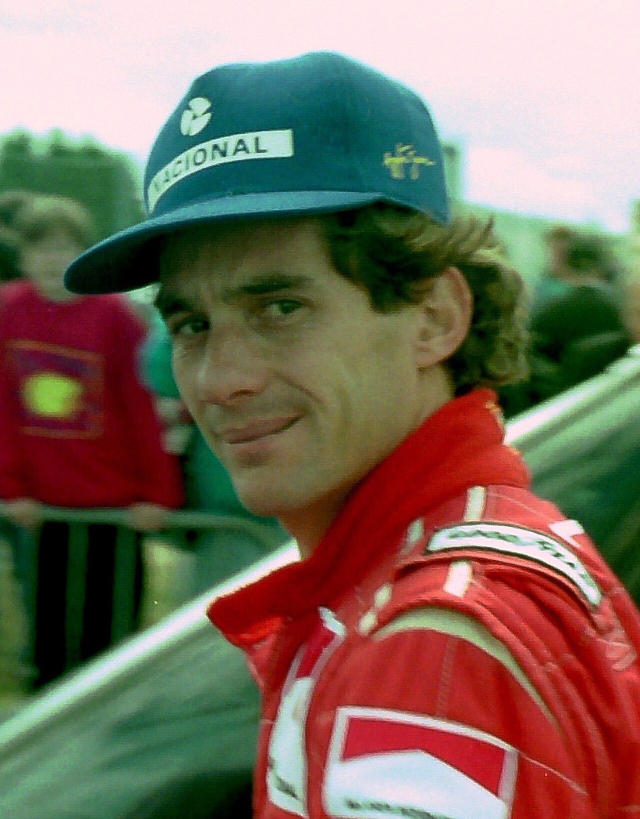
#> input picture mente-mulher-estoica/posts/fotos_terceiros/senna_1993_martin_lee.jpg, 1280 x 1638 px (shown at 1/2 size)
$ python foto_frases.py ../posts/fotos_terceiros/senna_1993_martin_lee.jpg ../posts/fotos_terceiros/senna_1993_martin_lee.jpg
#> lines starting #> are read from the running program, lines starting #| are printed output that depends on the picture
### mente-mulher-estoica/videos/estilo.py
"""Identidade visual dos vídeos da @mente.mulher.estoica.

Preto e branco editorial, dourado como acento, serifa elegante e muito respiro.
Tudo que define a aparência dos vídeos fica aqui, para os dois geradores
(reel de frases e legendas) falarem a mesma língua visual.
"""

import re
from pathlib import Path

import numpy as np
from PIL import Image, ImageDraw, ImageFont

PASTA = Path(__file__).resolve().parent
FONTES = PASTA / "fontes"

# Formato Reels / Stories
LARGURA, ALTURA, FPS = 1080, 1920, 30

# Paleta
PRETO = (11, 11, 11)
BRANCO = (242, 238, 230)  # off-white, menos agressivo que o branco puro
DOURADO = (196, 160, 98)
CINZA = (130, 126, 120)

ARROBA = "@mente.mulher.estoica"
ASSINATURA = "MENTE MULHER ESTOICA"

# Área segura do Reels: o topo e a base ficam cobertos pela interface do app
MARGEM_X = 110
TOPO_SEGURO = 260
BASE_SEGURA = ALTURA - 420


# [8 lines left out: function fonte, not called in this run]


def serifa(tamanho, peso=400):
    return fonte("CormorantGaramond.ttf", tamanho, peso)


def serifa_italica(tamanho, peso=500):
    return fonte("CormorantGaramond-Italic.ttf", tamanho, peso)


def playfair(tamanho, italica=False):
    """Playfair Display estática: acentos corretos (a Cormorant variável desloca o circunflexo)."""
    return ImageFont.truetype(str(FONTES / ('PlayfairDisplay-Italic.ttf' if italica else 'PlayfairDisplay.ttf')), tamanho)


def sem_serifa(tamanho, peso=500):
    return fonte("Montserrat.ttf", tamanho, peso)


# [58 lines left out: functions quebrar_linhas, texto_espacado, fundo, moldura, granulado, not called in this run]


class Camada:
    """Imagem RGBA recortada e pré-multiplicada, pronta para compor quadro a quadro."""

    # [86 lines left out: functions __init__, compor, _altura_bloco, tela_de_texto, tela_final, tela_final_linhas and 1 more, not called in this run]


def para_bytes(quadro):
    return np.clip(quadro, 0, 255).astype(np.uint8).tobytes()

### mente-mulher-estoica/videos/midia.py
"""Conversa com o ffmpeg: duração de arquivos, gravação de quadros e mixagem de áudio."""

import json
import subprocess
from pathlib import Path

from estilo import ALTURA, FPS, LARGURA


# [15 lines left out: functions duracao, tem_audio, not called in this run]


def gravador(caminho, estatico=True):
    """Abre o ffmpeg esperando quadros RGB crus pela entrada padrão.

    `estatico` ajusta o codificador para telas de texto paradas; use False em
    vídeo gravado, com movimento.
    """
    ajuste = ["-tune", "stillimage"] if estatico else []
    return subprocess.Popen(
        ["ffmpeg", "-y", "-loglevel", "error",
         "-f", "rawvideo", "-pix_fmt", "rgb24", "-s", f"{LARGURA}x{ALTURA}", "-r", str(FPS), "-i", "-",
         "-c:v", "libx264", "-preset", "medium", "-crf", "20", *ajuste,
         "-pix_fmt", "yuv420p",
         str(caminho)],
        stdin=subprocess.PIPE,
    )


# [51 lines left out: functions leitor, juntar_audio, not called in this run]

### mente-mulher-estoica/videos/foto_frases.py
"""Foto da Simone apontando para cima + frases que se revezam no topo, onde o dedo aponta.
Uso: python3 foto_frases.py foto.jpg saida.mp4   (a foto nunca entra no repositório)
"""
import sys, numpy as np
sys.path.insert(0, '/home/user/Digite-meu-primeiro-projeto/mente-mulher-estoica/videos')
import estilo, midia
from PIL import Image, ImageDraw, ImageOps
from pathlib import Path
W, H, FPS = 1080, 1920, 30
B, G, C = estilo.BRANCO, estilo.DOURADO, estilo.CINZA
VERM = (210, 90, 90)
foto, saida = Path(sys.argv[1]), Path(sys.argv[2])
def ap(t, t0, d=0.45): return estilo.suavizar((t - t0) / d) if t > t0 else 0.0
def jan(t, t0, t1): return ap(t, t0) * (1 - ap(t, t1 - 0.35, 0.35))
FR = [  # (linha 1, cor 1, linha 2, cor 2, entra, sai)
    ('Quando alguém te machuca,', B, 'o primeiro impacto não é escolha.', B, 0.5, 4.0),
    ('O susto. O nó na garganta.', B, 'A lágrima que vem antes de pensar.', B, 4.2, 7.8),
    ('Mas o que vem depois', B, 'depende de você.', G, 8.0, 11.4),
    ('Que história você vai contar', B, 'sobre o que aconteceu?', G, 11.6, 15.0),
    ('Se não assume esse controle,', B, 'entrega suas emoções ao outro.', VERM, 15.2, 18.8),
    ('Você não escolhe o primeiro impacto.', B, 'Escolhe o que faz com ele.', G, 19.0, 23.0),
]
T = 29.0
img = ImageOps.exif_transpose(Image.open(foto)).convert('RGB')
#> img is the input picture: PIL image 1280x1638 RGB; mean R, G, B 122.9, 108.4, 92.8
esc = max(W / img.width, H / img.height) * 1.04
#> esc = 1.22
img = img.resize((int(img.width * esc), int(img.height * esc)), Image.LANCZOS)
#> img: PIL image 1560x1996 RGB
x0 = (img.width - W) // 2; img = img.crop((x0, 0, x0 + W, H))
#> after `x0 = (img.width - W) // 2`: x0 = 240
#> after `img = img.crop((x0, 0, x0 + W, H))`:
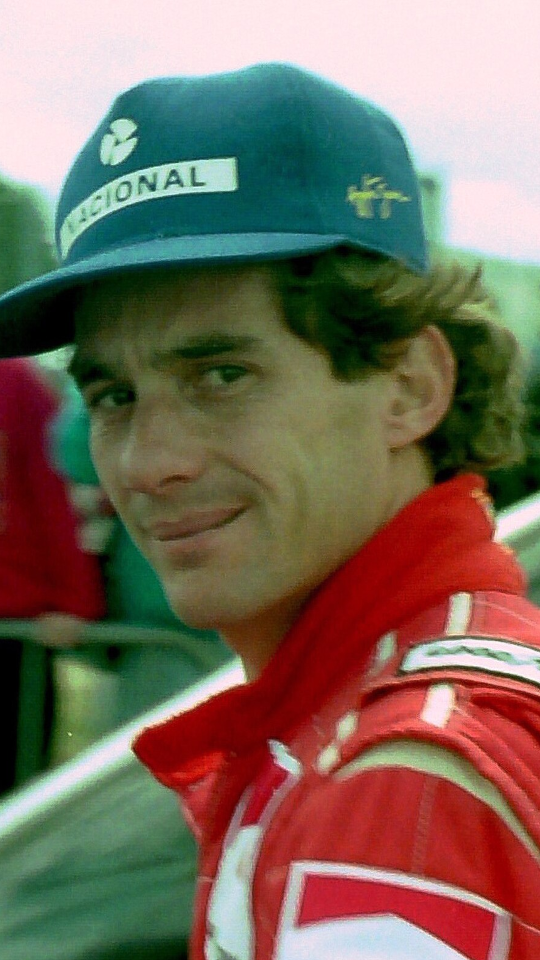
#> img: PIL image 1080x1920 RGB (shown at 1/2 size); mean R, G, B 121.1, 106.5, 91.4
cinza = np.asarray(img.convert('L'), np.float32)
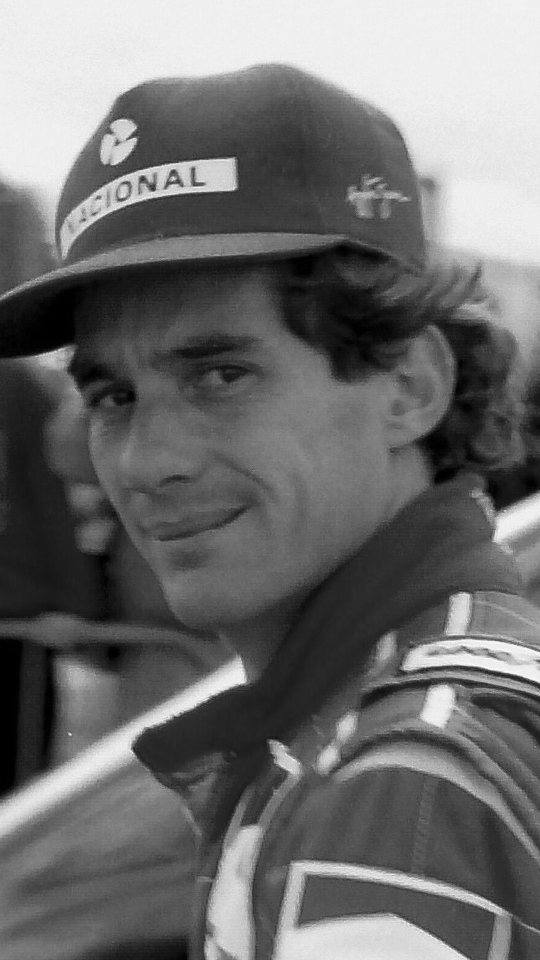
#> cinza: shape (1920, 1080) float32 (shown at 1/2 size); min 0, max 255, mean 109.2
cor = np.asarray(img, np.float32)
base = cinza[..., None] * 0.75 + cor * 0.25            # quase preto e branco, com um resto de calor
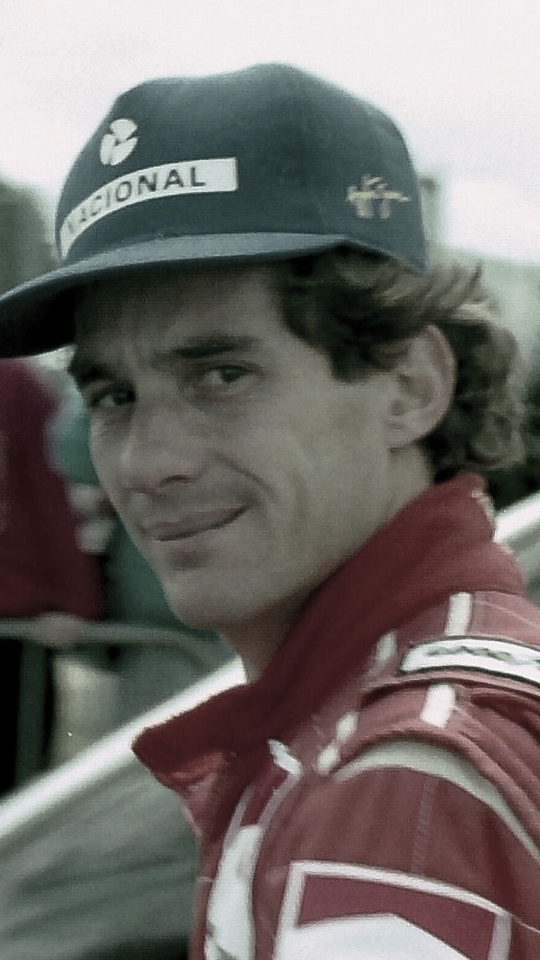
#> base: shape (1920, 1080, 3) float32 (shown at 1/2 size); mean R, G, B 112.2, 108.5, 104.8
yy = np.arange(H)[:, None, None]
sombra = np.clip(1 - 0.75 * np.clip((560 - yy) / 400, 0, 1), 0.25, 1)  # escurece o topo para ler
base = base * sombra * 0.9
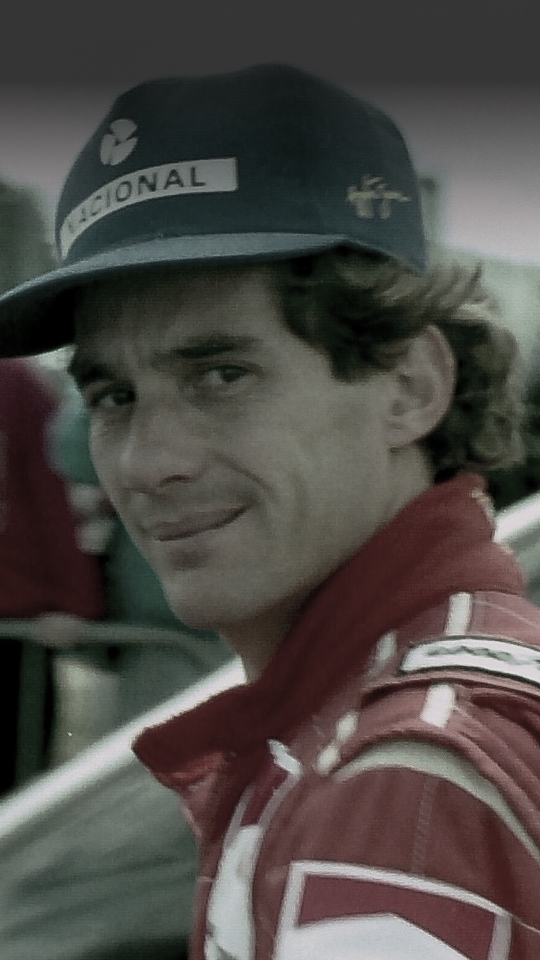
#> base: shape (1920, 1080, 3) float64 (shown at 1/2 size); mean R, G, B 77.1, 73.4, 69.9
F1, F2 = estilo.playfair(54), estilo.playfair(54, True)
def txt(d, xy, s, f, c, a):
    if a <= 0.01: return
    d.text((xy[0] + 2, xy[1] + 3), s, font=f, fill=(0, 0, 0, int(180 * a)), anchor='mm')
    d.text(xy, s, font=f, fill=c + (int(255 * a),), anchor='mm')
ff = midia.gravador(saida.with_suffix('.mudo.mp4'), estatico=False)
#> (the run stopped early here; a loop or call above may not have finished)
